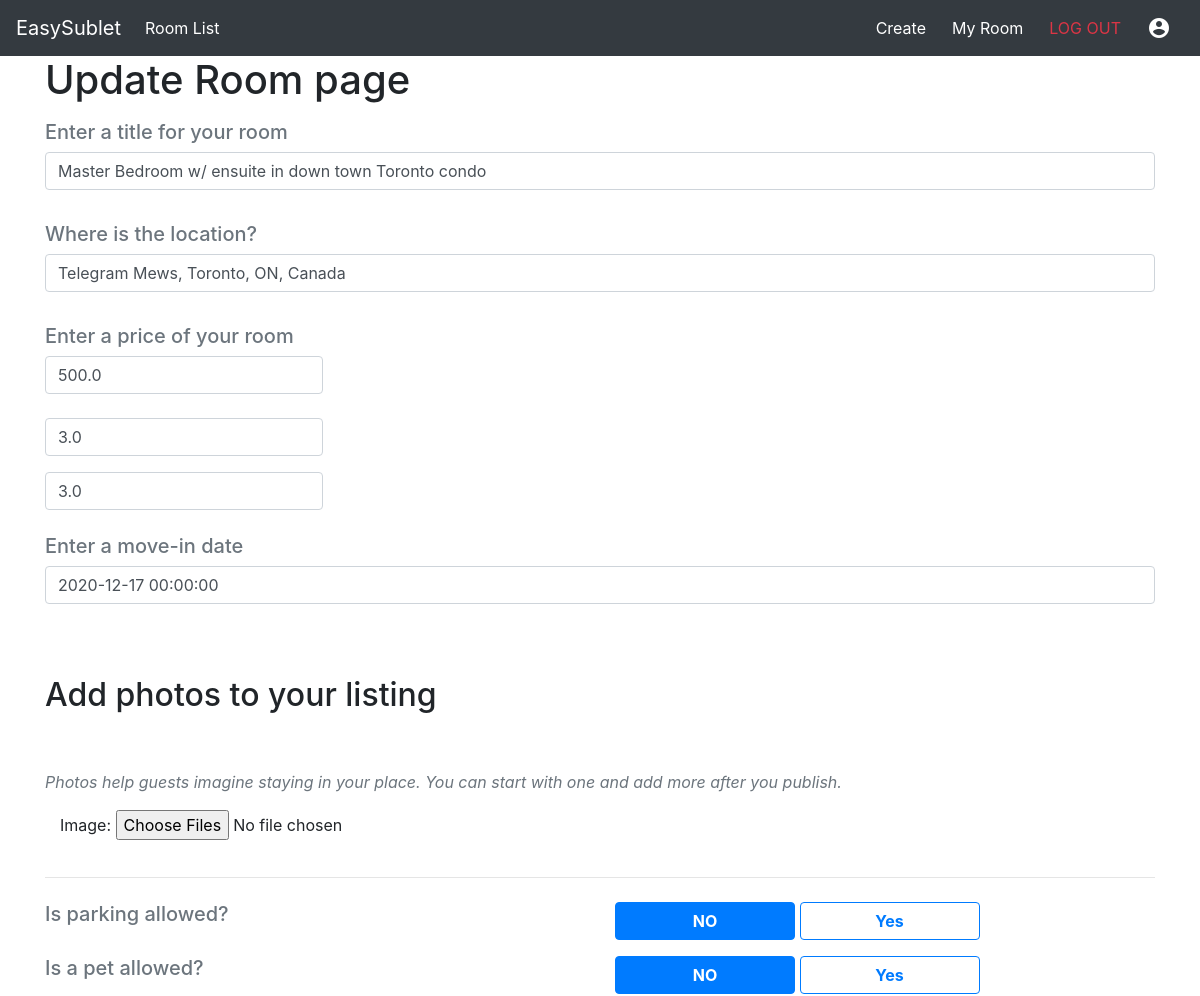
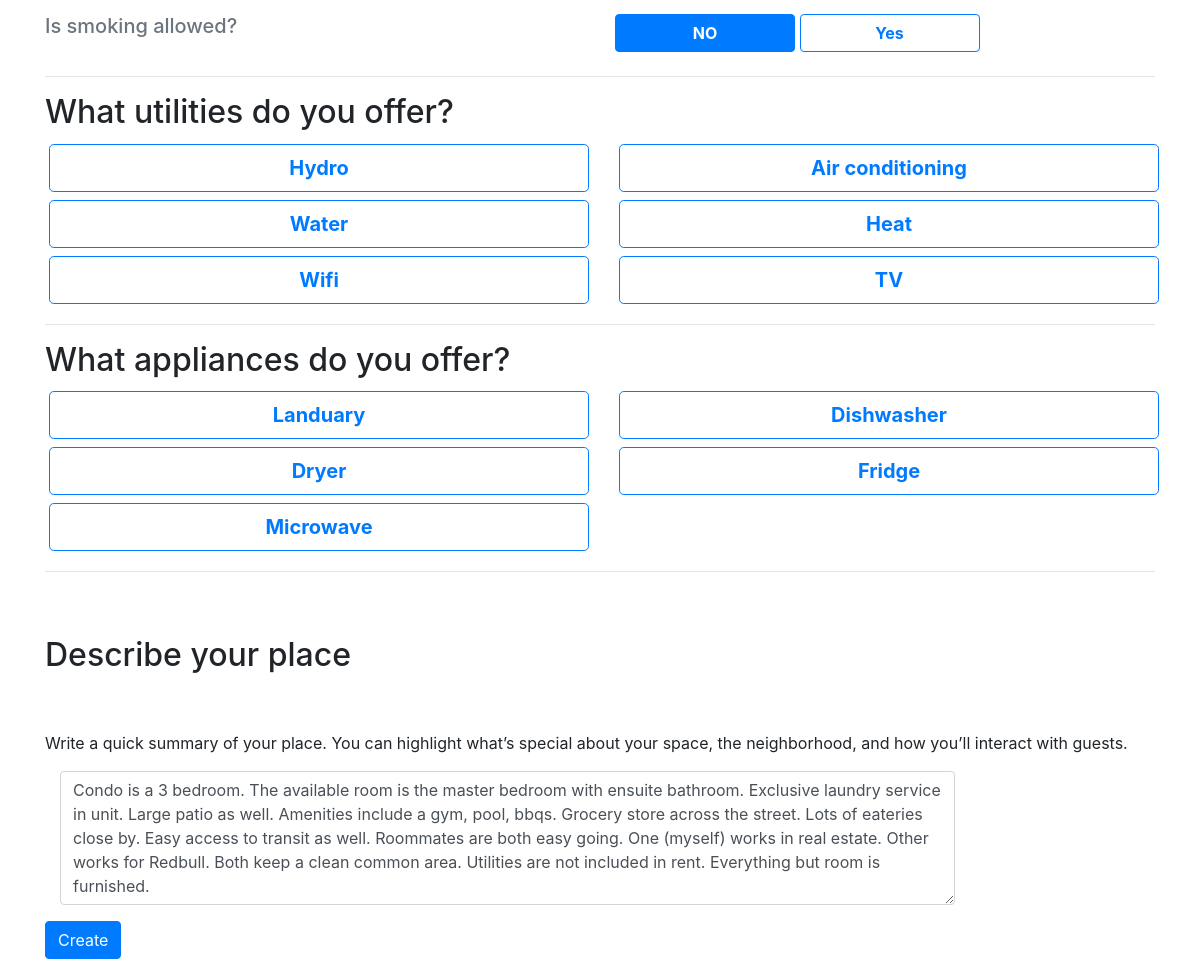
The page /room/update/52 (signed in) on the database its author committed (2 pictures, top to bottom).
### RoomRental/models.py (models this page shows, shortened)
class Room(models.Model):
    user = models.ForeignKey(User, default=1, on_delete=models.SET_NULL, null=True)
    id = models.fields.BigAutoField(primary_key=True)
    title = models.fields.CharField(max_length=100, blank=False, null=False)
    address = models.fields.CharField(max_length=255, blank=False, null=False)
    latitude = models.fields.FloatField(null=True, blank=True)
    longitude = models.fields.FloatField(null=True, blank=True)
    description = models.fields.TextField(null=True, blank=True)
    price = models.fields.FloatField(null=True, blank=True)
    is_parking = models.fields.BooleanField(default=False)
    is_pet = models.fields.BooleanField(default=False)
    is_smoking = models.fields.BooleanField(default=False)
    has_hydro = models.fields.BooleanField(default=False)
    has_aircondition = models.fields.BooleanField(default=False)
    has_water = models.fields.BooleanField(default=False)
    has_heat = models.fields.BooleanField(default=False)
    has_wifi = models.fields.BooleanField(default=False)
    has_tv = models.fields.BooleanField(default=False)
    has_laundry = models.fields.BooleanField(default=False)
    has_fridge = models.fields.BooleanField(default=False)
    has_dishwasher = models.fields.BooleanField(default=False)
    has_dryer = models.fields.BooleanField(default=False)
    has_microwave = models.fields.BooleanField(default=False)
    movein_date = models.fields.DateTimeField(null=True, blank=True)
    created_on = models.fields.DateTimeField(auto_now=True)

### RoomRental/views.py (the view, shortened to what this page needs)
# urls.py: path('room/update/<int:room_id>', room_update_view, name='room_update_view'),
@login_required
def room_update_view(request,room_id,*args,**kwargs):
    room = get_object_or_404(Room, pk = room_id)
    if request.user == room.user:
        room_form = RoomForm(request.POST or None, instance=room)
        image_form = ImageForm()
        images = request.FILES.getlist('image')
        print(images)
        context = {'page':'Update Room page','room_form' : room_form,'image_form':image_form}
        return render(request,'RoomCreate_Page.html',context,status=200)
    else:
        return redirect('room_list_view')

### RoomRental/forms.py
class ImageForm(forms.ModelForm):
    class Meta:
        model = Image
        fields = ('image',)
        widgets = {
            'image' : forms.ClearableFileInput(attrs={'multiple':True})
        }

### RoomRental/templates/RoomCreate_Page.html (shortened to what this page needs)
{% extends 'base.html' %}
{% load static %}
{% block content %}
<h1>{{page}}</h1>
<form method="POST" enctype="multipart/form-data" >{% csrf_token %}
        <div class="row">
            <div class="col-12">
                <div class="form-group pt-2 pb-2">
                    <h5 class="text-secondary">Enter a title for your room</h5>
                    {{room_form.title}}
                </div>
                <div class="form-group pt-2 pb-2">
                    <h5 class="text-secondary">Where is the location?</h5>
                    <div class=" ">
                        {{room_form.address}}
                    </div>
                </div>
                <div class="form-group pt-2 pb-2">
                    <h5 class="text-secondary">Enter a price of your room</h5>
                    {{room_form.price}}
                </div>
                <div class="form-group" style="">
                    {{room_form.latitude}}
                </div>
                <div class="form-group" style="">
                    {{room_form.longitude}}
                </div>
                <div class="form-group pt-2 pb-2">
                    <h5 class="text-secondary">Enter a move-in date</h5>
                    <div class=" ">
                        {{room_form.movein_date}}
                    </div>
                </div>
            </div>
        </div>
        <div class="row">
            <div class="col-12">
                <div class="form-group">
                    <h2 class="pt-5 pb-5 text-body text">Add photos to your listing</h2>
                    <p class="text-secondary font-italic">Photos help guests imagine staying in your place. You can start with one and add more after you publish.</p>
                    <div class="col-md-10">
                        {{image_form.as_p}}
                    </div>
                </div>
            </div>
        </div>
        <hr />
        <div class="row pt-2 pb-2">
            <div class="col-6">
                <h5 class="text-secondary">Is parking allowed?</h5>
            </div>
            <div class="col-6">
                <div class="col-4 btn btn-primary font-weight-bold" id="park-no">NO</div>
                <div class="col-4 btn btn-outline-primary font-weight-bold" id="park-yes">Yes</div>
            </div>
        </div>
        <div class="row pt-2 pb-2">
            <div class="col-6">
                <h5 class="text-secondary">Is a pet allowed?</h5>
            </div>
            <div class="col-6">
                <div class="col-4 btn btn-primary font-weight-bold" id="pet-no">NO</div>
                <div class="col-4 btn btn-outline-primary font-weight-bold" id="pet-yes">Yes</div>
            </div>
        </div>
        <div class="row pt-2 pb-2">
            <div class="col-6">
                <h5 class="text-secondary">Is smoking allowed?</h5>
            </div>
            <div class="col-6">
                <div class="col-4 btn btn-primary font-weight-bold" id="smoking-no">NO</div>
                <div class="col-4 btn btn-outline-primary font-weight-bold" id="smoking-yes">Yes</div>
            </div>
        </div>
        <hr />
        <div class="row">
            <div class="col-12">
                <h2>What utilities do you offer?</h2>
            </div>
        </div>
        <div class="row">
            <div class="col-sm-12 col-lg-6">
                <div class="m-1 btn btn-outline-primary btn-block btn-lg font-weight-bold" id="Hydro">Hydro</div>
            </div>
            <div class="col-sm-12 col-lg-6">
                <div class="m-1 btn btn-outline-primary btn-block btn-lg font-weight-bold" id="Airconditioning">Air conditioning</div>
            </div>
        </div>
        <div class="row">
            <div class="col-sm-12 col-lg-6">
                <div class="m-1 btn btn-outline-primary btn-block btn-lg font-weight-bold" id="Water">Water</div>
            </div>
            <div class="col-sm-12 col-lg-6">
                <div class="m-1 btn btn-outline-primary btn-block btn-lg font-weight-bold" id="Heat">Heat</div>
            </div>
        </div>
        <div class="row">
            <div class="col-sm-12 col-lg-6">
                <div class="m-1 btn btn-outline-primary btn-block btn-lg font-weight-bold" id="Wifi">Wifi</div>
            </div>
            <div class="col-sm-12 col-lg-6">
                <div class="m-1 btn btn-outline-primary btn-block btn-lg font-weight-bold" id="TV">TV</div>
            </div>
        </div>
        <hr />
        <div class="row">
            <div class="col-12">
                <h2>What appliances do you offer?</h2>
            </div>
        </div>
        <div class="row">
            <div class="col-sm-12 col-lg-6">
                <div class="m-1 btn btn-outline-primary btn-block btn-lg font-weight-bold" id="Landuary">Landuary</div>
            </div>
            <div class="col-sm-12 col-lg-6">
                <div class="m-1 btn btn-outline-primary btn-block btn-lg font-weight-bold" id="Dishwasher">Dishwasher</div>
            </div>
        </div>
        <div class="row">
            <div class="col-sm-12 col-lg-6">
                <div class="m-1 btn btn-outline-primary btn-block btn-lg font-weight-bold" id="Dryer">Dryer</div>
            </div>
            <div class="col-sm-12 col-lg-6">
                <div class="m-1 btn btn-outline-primary btn-block btn-lg font-weight-bold" id="Fridge">Fridge</div>
            </div>
        </div>
        <div class="row">
            <div class="col-sm-12 col-lg-6">
                <div class="m-1 btn btn-outline-primary btn-block btn-lg font-weight-bold" id="Microwave">Microwave</div>
            </div>
        </div>
        <hr />
        <div class="row">
            <div class="col-12">
                <h2 class="pt-5 pb-5">Describe your place</h2>
                <div class="form-group">
                    <div>
                        <p>Write a quick summary of your place. You can highlight what’s special about your space, the neighborhood, and how you’ll interact with guests.</p>
                    </div>
                    <div class="col-md-10">
                        {{room_form.description}}
                    </div>
                </div>
                <div class="form-group">
                    <input type="submit" value="Create" class="btn btn-primary" />
                </div>
            </div>
        </div>
    </form>
{% endblock content %}

### rows shown on the page
Room: title "Master Bedroom w/ ensuite in down town Toronto condo", address "Telegram Mews, Toronto, ON, Canada", price "500.0", latitude "3.0", longitude "3.0", movein_date "2020-12-17 00:00:00", description "Condo is a 3 bedroom. The available room is the master bedroom with ensuite bathroom. Exclusive laundry service in unit. Large patio as well. Amenities include a gym, pool, bbqs. Grocery store across the street. Lots of eateries close by. Easy access to transit as well. Roommates are both easy going. One (myself) works in real estate. Other works for Redbull. Both keep a clean common area. Utilities are not included in rent. Everything but room is furnished."

### other values the page prints
{{ page }} "Update Room page"
